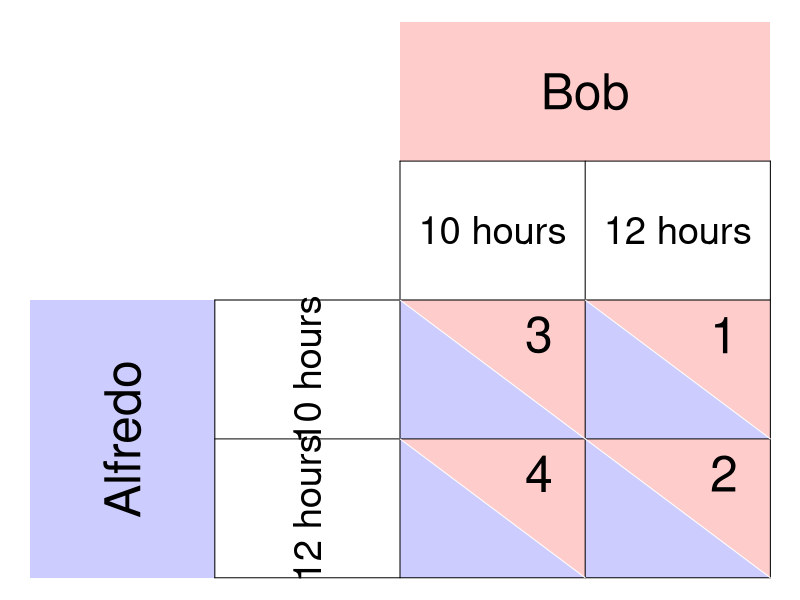

Write the R code that produced this figure.
require(ggplot2)
require(shape)
pdf(file = "society/matrix_fishermen_B.pdf", width = 9, height = 7)

par(mar =  c(0, 0, 0, 0))
xlims <- c(0, 8)
ylims <- c(0, 8)

#TextSizes
PlayerSize <- 3
StratSize <- 2.3
PayoffSize <- 3

p1fadelevel <- 0.2
p2fadelevel <- 0.2

#Payoffs are listed as c("NW", "SW", "NE", "SE")

#Considerations for Player 1
P1Name <- c("Alfredo")
P1Strat <- c("10 hours", "12 hours")
P1Payoffs <- c("", "", "", "")
P1BR1 <- c("SW") #Must be NW or SW - the BR prints accordingly. 
P1BR2 <- c("SE") #Must be NE or SE - the BR prints accordingly. 
P1bestsize <- 2.5 #Adjusts size of point indicating best response of P1
#NW = (5, 3); SW = (5,1); NE = (7, 3); SE = (7, 1)

#Considerations for Player 2
P2Name <- c("Bob")
P2Strat <- c("10 hours", "12 hours")
P2Payoffs <- c("3", "4", "1", "2")
P2BR1 <- c("NE") #Must be NW or SW - the BR prints accordingly. 
P2BR2 <- c("SE") #Must be NE or SE - the BR prints accordingly. 
P2bestsize <- 4 #Adjusts size of circle indicating best response of P1

plot(0, 0, xlim = xlims, ylim = ylims, type = "n",
     xlab = expression(""),
     ylab = expression(""),
     xaxt = "n", 
     yaxt = "n", 
     cex.lab = 2, 
     bty = "n")



#Color and label for Player 1 and their strategies
polygon(c(0,0,2,2,0), c(0,4,4,0,0), col=rgb(0, 0, 1, p1fadelevel), density=NULL, border = NA)
text(1, 2, P1Name[1], srt = 90, cex = PlayerSize)

text(3, 3, P1Strat[1], cex = StratSize, srt = 90)
text(3, 1, P1Strat[2], cex = StratSize, srt = 90)


#Color and label for Player 2
polygon(c(4,4,8,8,4), c(8,6,6,8,8), col=rgb(1, 0, 0, p2fadelevel), density=NULL, border = NA)
text(6, 7, P2Name[1], cex = PlayerSize)

text(5, 5, P2Strat[1], cex = StratSize)
text(7, 5, P2Strat[2], cex = StratSize)

#NorthWest cell 
#P1
polygon(c(4,4,6,4), c(4,2,2,4), col=rgb(0, 0, 1, p1fadelevel), density=NULL, border = NA)
#P2
polygon(c(4,6,6,4), c(4,4,2,4), col=rgb(1, 0, 0, p2fadelevel), density=NULL, border = NA)

#P1
text(4.5, 2.5, P1Payoffs[1], cex = PayoffSize)
#P2
text(5.5, 3.5, P2Payoffs[1], cex = PayoffSize)

#SouthWest cell  
#P1
polygon(c(4,4,6,4), c(2,0,0,2), col=rgb(0, 0, 1, p1fadelevel), density=NULL, border = NA)
#P2
polygon(c(4,6,6,4), c(2,2,0,2), col=rgb(1, 0, 0, p2fadelevel), density=NULL, border = NA)

#P1
text(4.5, 0.5, P1Payoffs[2], cex = PayoffSize)
#P2
text(5.5, 1.5, P2Payoffs[2], cex = PayoffSize)


#NorthEast cell 
#P1
polygon(c(6,6,8,6), c(4,2,2,4), col=rgb(0, 0, 1, p1fadelevel), density=NULL, border = NA)
#P2
polygon(c(6,8,8,6), c(4,4,2,4), col=rgb(1, 0, 0, p2fadelevel), density=NULL, border = NA)
#P1
text(6.5, 2.5, P1Payoffs[3], cex = PayoffSize)
#P2
text(7.5, 3.5, P2Payoffs[3], cex = PayoffSize)

#SouthEast cell 
#P1
polygon(c(6,6,8,6), c(2,0,0,2), col=rgb(0, 0, 1, p1fadelevel), density=NULL, border = NA)
#P2
polygon(c(6,8,8,6), c(2,2,0,2), col=rgb(1, 0, 0, p2fadelevel), density=NULL, border = NA)
#P1
text(6.5, 0.5, P1Payoffs[4], cex = PayoffSize)
#P2
text(7.5, 1.5, P2Payoffs[4], cex = PayoffSize)


#Lines for the Table
segments(8, 0, 8, 6, lty = 1, col = "black")
segments(4, 6, 8, 6, lty = 1, col = "black")
segments(2, 0, 2, 4, lty = 1, col = "black")
segments(2, 0, 8, 0, lty = 1, col = "black")
segments(2, 4, 8, 4, lty = 1, col = "black")
segments(4, 0, 4, 6, lty = 1, col = "black")
segments(2, 2, 8, 2, lty = 1, col = "black")
segments(6, 0, 6, 6, lty = 1, col = "black")

#Diagonals
#NW
segments(4, 4, 6, 2, lty = 1, col = "white")
#NE
segments(6, 4, 8, 2, lty = 1, col = "white")
#SW
segments(4, 2, 6, 0, lty = 1, col = "white")
#Se
segments(6, 2, 8, 0, lty = 1, col = "white")


#Best responses 
#P1 
# if (P1BR1[1] == "NW"){
#   points(5, 3, pch = 16, col = "black", cex = P1bestsize)
# } else{points(5, 1, pch = 16, col = "black", cex = P1bestsize)
# }
# 
# if (P1BR2[1] == "NE"){
#   points(7, 3, pch = 16, col = "black", cex = P1bestsize)
# } else{points(7, 1, pch = 16, col = "black", cex = P1bestsize)
# }
# 
# 
# #P2
# if (P2BR1[1] == "NW"){
#   points(5, 3, pch = 1, col = "black", cex = P2bestsize)
# } else{points(7, 3, pch = 1, col = "black", cex = P2bestsize)
# }
# 
# if (P2BR2[1] == "SW"){
#   points(5, 1, pch = 1, col = "black", cex = P2bestsize)
# } else{points(7, 1, pch = 1, col = "black", cex = P2bestsize)
# }

dev.off()
